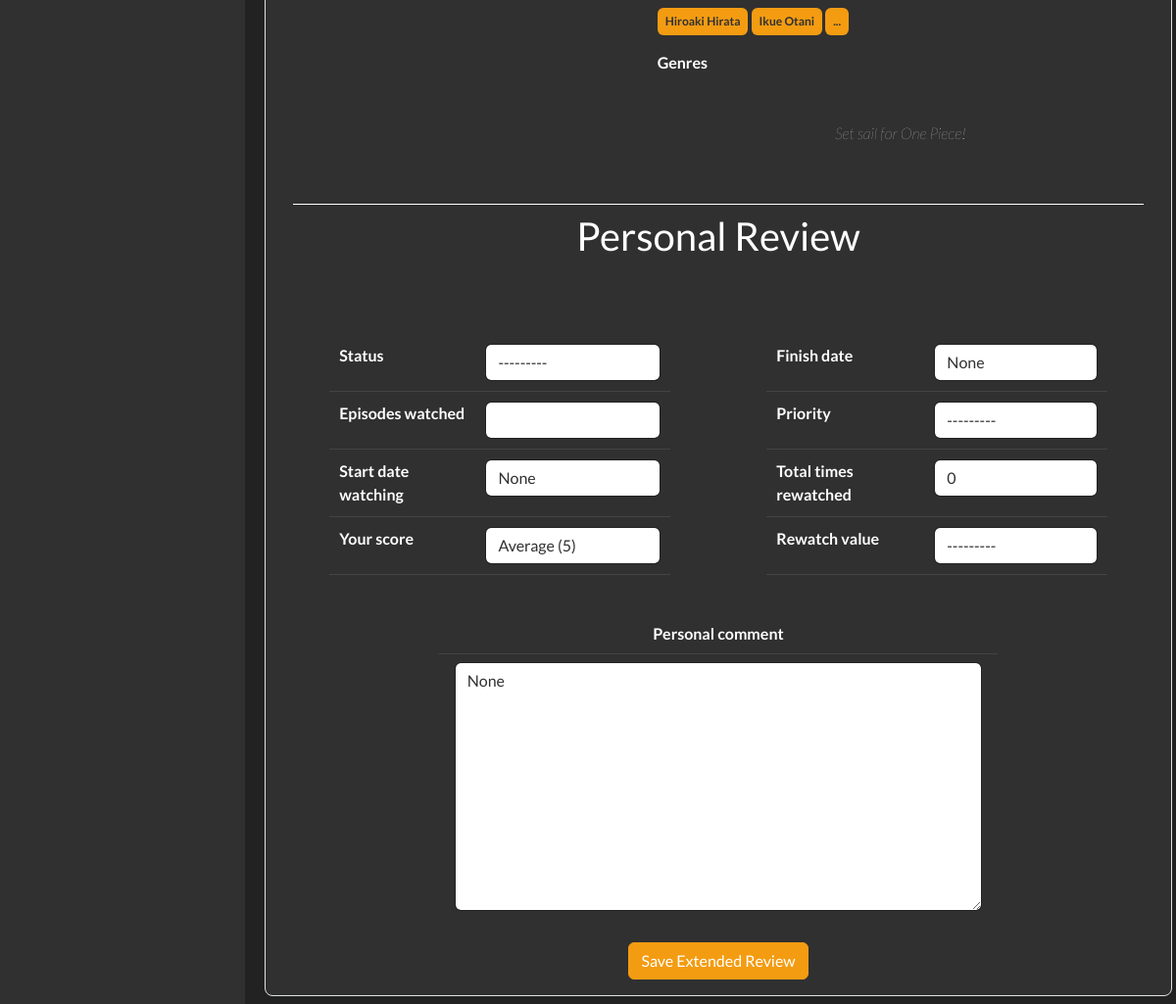
Page /tvshows/5/add_extended_review/ (signed in, lower part) on the earlier database version.
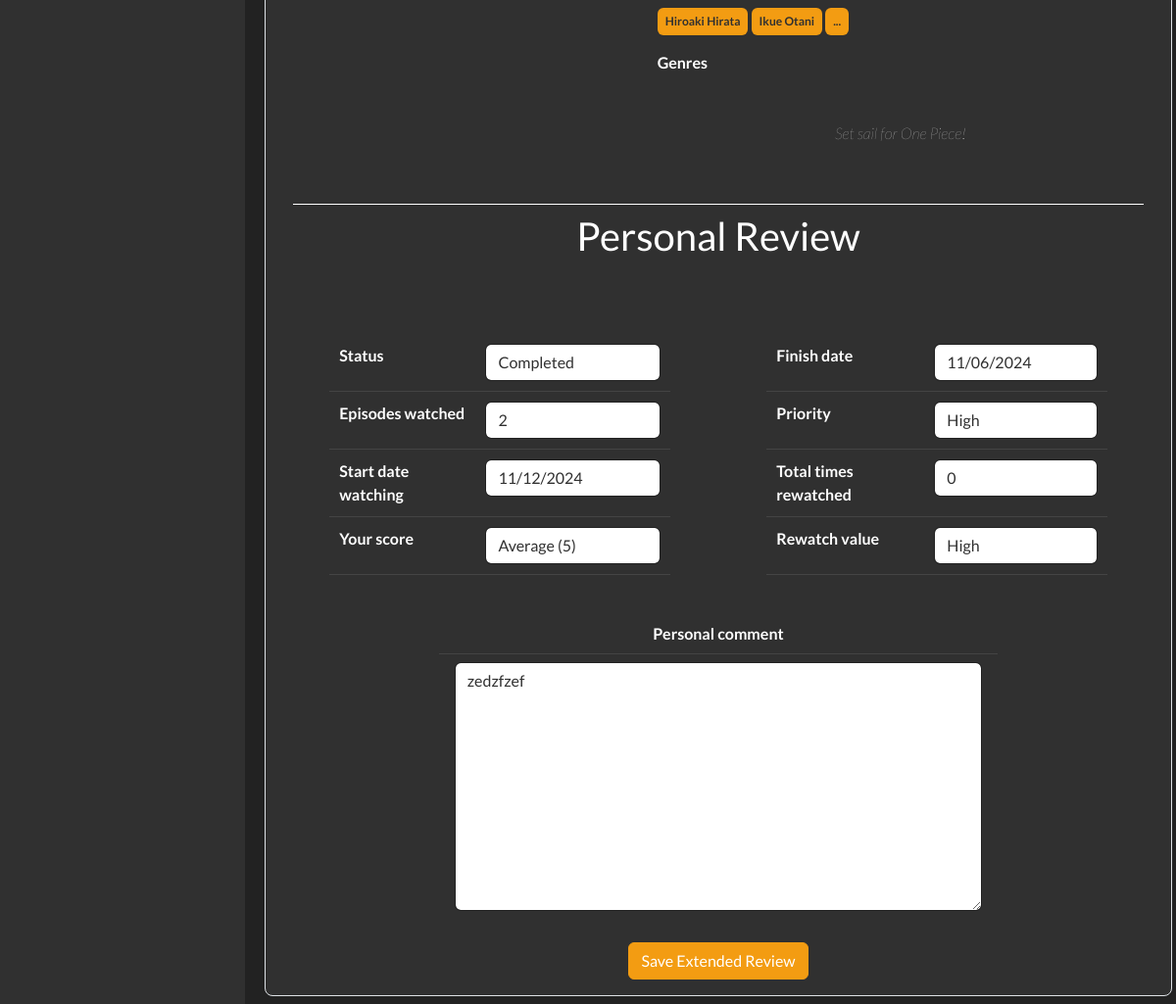
Same page on the later database version.
### happy_cherries/models.py (models this page shows, shortened)
class ExtendedReview(BaseModel):
    STATUS_CHOICES = (
        ('Watching', 'Watching'),
        ('Completed', 'Completed'),
        ('On-hold', 'On-hold'),
        ('Dropped', 'Dropped'),
        ('Plan to watch', 'Plan to watch'),
    )
    SCORE_CHOICES = (
        (1, 'Appalling (1)'),
        (2, 'Horrible (2)'),
        (3, 'Very bad (3)'),
        (4, 'Bad (4)'),
        (5, 'Average (5)'),
        (6, 'Fine (6)'),
        (7, 'Good (7)'),
        (8, 'Very Good (8)'),
        (9, 'Great (9)'),
        (10, 'Masterpiece (10)'),
    )
    PRIORITY_CHOICES = (
        ('Low', 'Low'),
        ('Medium', 'Medium'),
        ('High', 'High'),
    )
    REWATCH_CHOICES = (
        ('Very Low', 'Very Low'),
        ('Low', 'Low'),
        ('Medium', 'Medium'),
        ('High', 'High'),
        ('Very High', 'Very High'),
    )
    status = models.CharField(choices=STATUS_CHOICES, max_length=13, null=True, blank=True)
    your_score = models.IntegerField(choices=SCORE_CHOICES, default=5, null=True, blank=True)
    priority = models.CharField(choices=PRIORITY_CHOICES, max_length=6, null=True, blank=True)
    rewatch_value = models.CharField(choices=REWATCH_CHOICES, max_length=9, null=True, blank=True)
    finish_date = models.DateField(null=True, blank=True)
    total_times_rewatched = models.IntegerField(default=0)
    comment = models.TextField(null=True, blank=True)
    class Meta:
        abstract = True

class ExtendedTvShowReview(ExtendedReview):
    tvshow = models.ForeignKey(TvShow, on_delete=models.CASCADE)
    episodes_watched = models.IntegerField()
    start_date = models.DateField(null=True, blank=True)

### happy_cherries/views.py (the view, shortened to what this page needs)
# urls.py: path('tvshows/<int:tvshow_id>/add_extended_review/', views.create_extended_review_tvshow, name='create_extended_review_tvshow'),
@login_required
def create_extended_review_tvshow(request, tvshow_id):
    tvshow = get_object_or_404(TvShow, id=tvshow_id)
    check_user(request, tvshow)
    tvshow.cast_spl, tvshow.genres_spl = tvshow.cast.split(','), tvshow.genre.split(',')
    if len(tvshow.cast_spl) > 6:
        tvshow.cast_spl = tvshow.cast_spl[0:6]
        tvshow.cast_spl.append('...')
    ext_review = tvshow.extendedtvshowreview_set.filter(owner=request.user).first()
    if request.method != 'POST':
        if ext_review:
            ext_review.start_date= ext_review.start_date.strftime('%m/%d/%Y') if ext_review.start_date else ''
            ext_review.finish_date= ext_review.finish_date.strftime('%m/%d/%Y') if ext_review.finish_date else ''
            form = ExtendedTvShowReviewForm(instance=ext_review)
        else:
            form = ExtendedTvShowReviewForm()
    context = {'form': form, 'tvshow': tvshow}
    return render(request, 'happy_cherries/tvshow_extendedreview.html', context)

### happy_cherries/forms.py
class ExtendedTvShowReviewForm(forms.ModelForm):
    class Meta:
        model = ExtendedTvShowReview
        fields = ['status', 'episodes_watched', 'your_score', 'start_date',
                   'finish_date', 'priority','rewatch_value', 'total_times_rewatched', 'comment']

### happy_cherries/views.py (called while the page is built)
def check_user(request, media):
    if request.user != media.owner:
        raise Http404

### happy_cherries/templates/happy_cherries/tvshow_extendedreview.html (shortened to what the changed rows need)
{% extends 'happy_cherries/base.html' %}
{% load django_bootstrap5 %}
{% block content %}
<form action="{% url "happy_cherries:create_extended_review_tvshow" tvshow.id %}" method="post">
    <div class="container m-2"
        <div class="text-center mt-4">
            <div class="row justify-content-center">
                <div class="col-md-12 position-relative">
                    <div class="row position-relative align-items-start text-bg-dark border rounded-3 p-3">
                        <div class="col-md-12 position-relative" style="margin-top: 20px;">
                            <h2 class="text-center border-top border-white mt-4 p-2">Personal Review</h2>
                        </div>
                        <div class="col-md-5 mx-auto">
                            <table class="table" style="margin-top: 60px;">
                                <tr>
                                    <td class="bg-dark text-primary text-center" style="padding: 10px;">
                                        <select name="status" id="id_status" class="form-control">
                                            {% for option in form.status.field.choices %}
                                                <option value="{{ option.0 }}" {% if option.0 == form.status.value %}selected{% endif %}>
                                                    {{ option.1 }}
                                                </option>
                                            {% endfor %}
                                        </select>
                                    </td>
                                </tr>
                                <tr>
                                    <td class="bg-dark text-primary text-center" style="padding: 10px;">
                                        <input type="number" class="form-control" name="episodes_watched" required="" id="id_episodes_watched" value="{{ form.episodes_watched.value }}">
                                    </td>
                                </tr>
                                <tr>
                                    <td class="bg-dark text-primary text-center" style="padding: 10px;">
                                        <input name="start_date" id="id_start_date" class="form-control" value="{{ form.start_date.value }}">
                                    </td>
                                </tr>
                            </table>
                        </div>
                        <div class="col-md-5 mx-auto">
                            <table class="table" style="margin-top: 60px;">
                                <tr>
                                    <td class="bg-dark text-primary text-center" style="padding: 10px;">
                                        <input name="finish_date" id="id_finish_date" class="form-control" value="{{ form.finish_date.value }}">
                                    </td>
                                </tr>
                                <tr>
                                    <td class="bg-dark text-primary text-center" style="padding: 10px;">
                                        <select name="{{ form.priority.name }}" id="{{ form.priority.id_for_label }}" class="form-control">
                                            {% for choice in form.priority.field.choices %}
                                                <option value="{{ choice.0 }}" {% if form.priority.value == choice.0 %}selected{% endif %}>
                                                    {{ choice.1 }}
                                                </option>
                                            {% endfor %}
                                        </select>
                                    </td>
                                </tr>
                                <tr>
                                    <td class="bg-dark text-primary text-center" style="padding: 10px;">
                                        <select name="{{ form.rewatch_value.name }}" id="{{ form.rewatch_value.id_for_label }}" class="form-control">
                                            {% for choice in form.rewatch_value.field.choices %}
                                                <option value="{{ choice.0 }}" {% if form.rewatch_value.value == choice.0 %}selected{% endif %}>
                                                    {{ choice.1 }}
                                                </option>
                                            {% endfor %}
                                        </select>
                                    </td>
                                </tr>
                            </table>
                        </div>
                        <div class="col-md-8 text-center mt-4 mx-auto">
                            <ul class="list-group list-group-flush">
                                <li class="list-group-item">
                                    <textarea class="form-control" name="comment" cols="40" rows="10" required="" id="id_comment">{{ form.comment.value }}</textarea>
                                </li>
                            </ul>
                        </div>
                    </div>
                </div>
            </div>
        </div>
    </div>
{% endblock content %}

Differences in the rows shown:
added ExtendedTvShowReview: status "Completed", start_date "11/12/2024", finish_date "11/06/2024", priority "High", rewatch_value "High", comment "zedzfzef"
Other differences:
form field episodes_watched: (not shown) → "2"
form field status: "---------" → (not shown)
form field start_date: "None" → (not shown)
form field finish_date: "None" → (not shown)
form field priority: "---------" → (not shown)
form field rewatch_value: "---------" → (not shown)
form field comment: "None" → (not shown)
